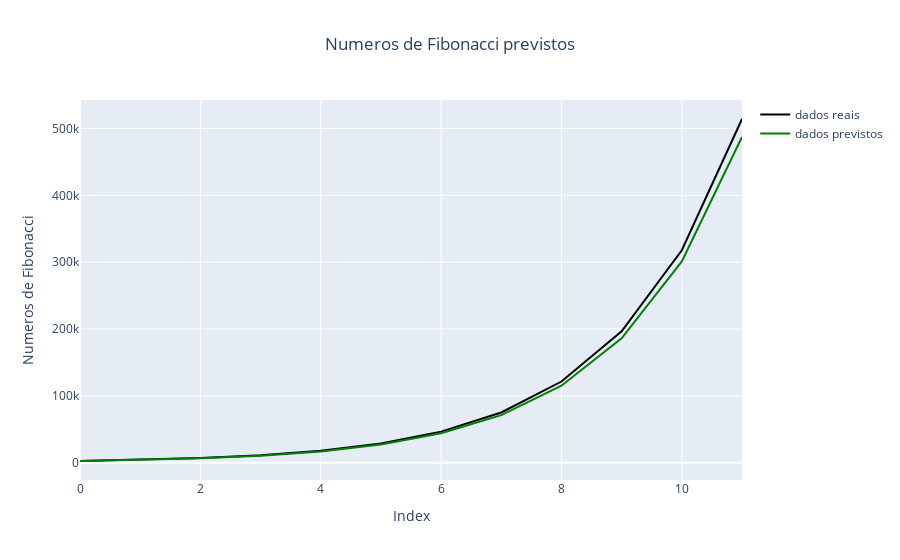

The notebook cell this image was saved under:
### Code cell
fig = go.Figure()

# Adicionando os dados reais
fig.add_trace(go.Scatter(y=y_teste, mode='lines', name='dados reais', line=dict(color='black')))

# Adicionando os dados previstos
fig.add_trace(go.Scatter(y=predict_next_fib_new, mode='lines', name='dados previstos', line=dict(color='green')))

# Configurando os títulos e rótulos dos eixos
fig.update_layout(title='Numeros de Fibonacci previstos', xaxis_title='Index', yaxis_title='Numeros de Fibonacci', title_x = .5)

fig.show()

### Figure 1 — Plotly figure (JSON) as saved in the notebook; plotly's stock layout.template omitted (floating-point values rounded to 4 significant figures)
{"data": [{"line": {"color": "black"}, "mode": "lines", "name": "dados reais", "type": "scatter", "y": [2584, 4181, 6765, 10946, 17711, 28657, 46368, 75025, 121393, 196418, 317811, 514229]}, {"line": {"color": "green"}, "mode": "lines", "name": "dados previstos", "type": "scatter", "y": [2451.0, 3964.0, 6413.0, 10380.0, 16790.0, 27160.0, 43940.0, 71100.0, 115000.0, 186100.0, 301200.0, 487300.0]}], "layout": {"title": {"text": "Numeros de Fibonacci previstos", "x": 0.5}, "xaxis": {"title": {"text": "Index"}}, "yaxis": {"title": {"text": "Numeros de Fibonacci"}}}}
